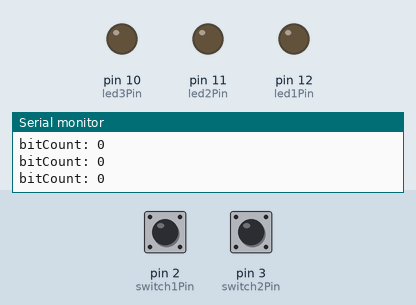
Bench run of a sketch on a simulated Arduino Uno, built with avr-gcc and run on an emulated ATmega328P. Parts: output pins drawn as LEDs (lit = HIGH), the last lines printed to the serial monitor. Dashed ring = blinking. Inputs (shaded band) come from the test bench; at power-on: pin 2 (switch1Pin) LOW, pin 3 (switch2Pin) LOW.

Above: at 1.2 s.
1.3 s: pin 2 (switch1Pin) pulled HIGH for 1 s
At 3.1 s:
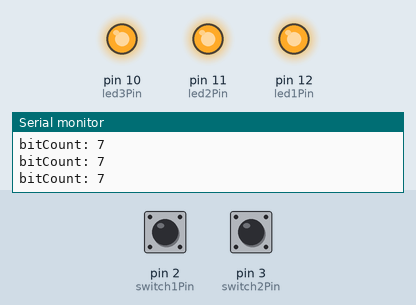
4.3 s: pin 3 (switch2Pin) pulled HIGH for 0.15 s
At 4.8 s:
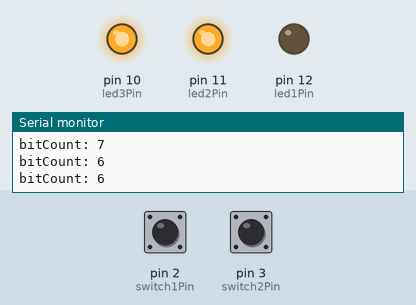
6.0 s: pin 3 (switch2Pin) pulled HIGH for 1 s
At 6.23 s:
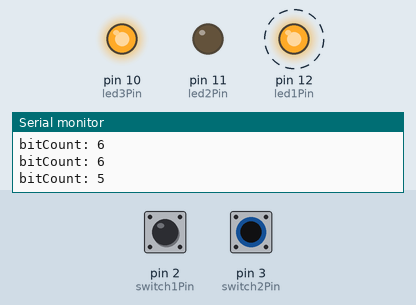
Timing chart, 0 to 9.0 s (numbered marks = the images above; inputs shaded):
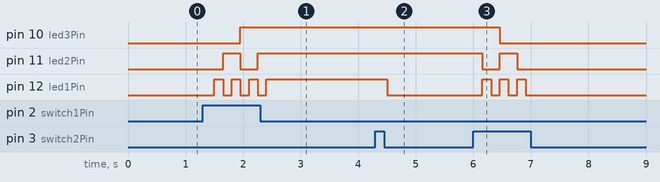

The sketch:

lab2.ino
```cpp
/*
 *  Switch and 2 LED test program
 */

int led1Pin = 12;               // LED #1 is connected to pin 12
int led2Pin = 11;               // LED #2 is connected to pin 11
int led3Pin = 10;               // LED #2 is connected to pin 10
int switch1Pin = 2;              // switch is connected to pin 2
int switch2Pin = 3;              // switch is connected to pin 3
int val1;                        // variable for reading pin 2 status
int val2;                        // variable for reading pin 3 status
//int decrement = 1;                  // variable for decrementing the 3 bit count
//int increment = 1;                  // variable for incrementing the 3 bit count
int bitCount = 0;                  // variable for storing the bit count up to the value of 3


void setup() {
  Serial.begin(9600);   // set up Serial library at 9600 bps
  pinMode(switch1Pin, INPUT);    // Set switch1 pin as input
  pinMode(switch2Pin, INPUT);    // Set switch2 pin as input
  pinMode(led1Pin, OUTPUT);     // Set the LED #1 pin as output
  pinMode(led2Pin, OUTPUT);     // Set the LED #2 pin as output
  pinMode(led3Pin, OUTPUT);      // Set the LED #3 pin as output
}//end setup

void loop(){


  val1 = digitalRead(switch1Pin);    // read input value from switch 1 and store it in val1
  val2 = digitalRead(switch2Pin);    // read input value from switch 2 and store it in val2
  Serial.print("bitCount: ");
  Serial.println(bitCount);    // Read the pin and display the value of switch 1
  //Serial.println(val2);    // Read the pin and display the value of swtich 2
  delay(150);

  if (val1 == HIGH && bitCount < 7) {
    bitCount++;
  }
  if (val2 == HIGH && bitCount > 0) {
    bitCount--;
  }
  if (bitCount == 0) { //binary value is 000
    digitalWrite(led1Pin, LOW); //0
    digitalWrite(led2Pin, LOW); //0
    digitalWrite(led3Pin, LOW); //0
  }
  if (bitCount == 1) { //binary value is 001
    digitalWrite(led1Pin, HIGH); //1
    digitalWrite(led2Pin, LOW); //0
    digitalWrite(led3Pin, LOW); //0
  }
  if (bitCount == 2) { //binary value is 010
    digitalWrite(led1Pin, LOW); //0
    digitalWrite(led2Pin, HIGH); //1
    digitalWrite(led3Pin, LOW); //0
  }
  if (bitCount == 3) { //binary value is 011
    digitalWrite(led1Pin, HIGH); //1
    digitalWrite(led2Pin, HIGH); //1
    digitalWrite(led3Pin, LOW); //0
  }
  if (bitCount == 4) { //binary value is 100
    digitalWrite(led1Pin, LOW); //0
    digitalWrite(led2Pin, LOW); //0
    digitalWrite(led3Pin, HIGH); //1
  }
  if (bitCount == 5) { //binary value is 101
    digitalWrite(led1Pin, HIGH); //1
    digitalWrite(led2Pin, LOW); //0
    digitalWrite(led3Pin, HIGH); //1
  }
  if (bitCount == 6) { //binary value is 110
    digitalWrite (led1Pin, LOW); //0
    digitalWrite (led2Pin, HIGH); //1
    digitalWrite (led3Pin, HIGH); //1
  }
  if (bitCount == 7) { //binary value is 111
    digitalWrite (led1Pin, HIGH); //1
    digitalWrite (led2Pin, HIGH); //1
    digitalWrite (led3Pin, HIGH); //1
  }
}//end loop
```

Measured:
- after the input at 1.3 s, pin 10 (led3Pin): LOW → HIGH after 0.65 s; pin 11 (led2Pin): LOW → HIGH after 0.35 s, → LOW 0.30 s later, → HIGH 0.30 s later; pin 12 (led1Pin): alternates HIGH for 0.15 s and LOW for 0.15 s, 7 changes in all, then stays HIGH, starting after 0.20 s
- after the input at 4.3 s, pin 12 (led1Pin): HIGH → LOW after 0.21 s
- after the input at 6.0 s, pin 10 (led3Pin): HIGH → LOW after 0.46 s; pin 11 (led2Pin): HIGH → LOW after 0.16 s, → HIGH 0.30 s later, → LOW 0.30 s later; pin 12 (led1Pin): alternates HIGH for 0.15 s and LOW for 0.15 s, 6 changes in all, then stays LOW, starting after 0.16 s
